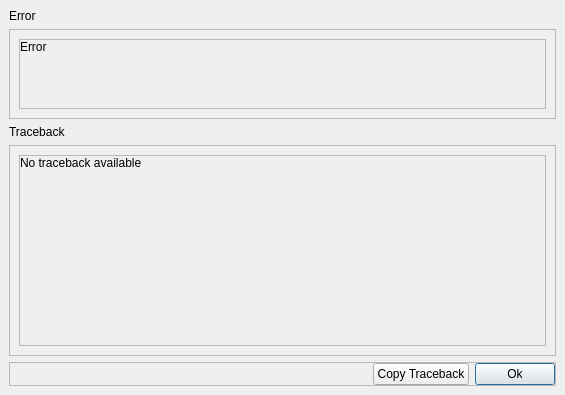
<?xml version="1.0" encoding="UTF-8"?>
<ui version="4.0">
 <class>error_widget</class>
 <widget class="QWidget" name="error_widget">
  <property name="geometry">
   <rect>
    <x>0</x>
    <y>0</y>
    <width>565</width>
    <height>395</height>
   </rect>
  </property>
  <property name="windowTitle">
   <string>Form</string>
  </property>
  <layout class="QVBoxLayout" name="verticalLayout">
   <property name="leftMargin">
    <number>0</number>
   </property>
   <property name="topMargin">
    <number>0</number>
   </property>
   <property name="rightMargin">
    <number>0</number>
   </property>
   <property name="bottomMargin">
    <number>0</number>
   </property>
   <item>
    <widget class="QWidget" name="main_widget" native="true">
     <layout class="QVBoxLayout" name="verticalLayout_2">
      <item>
       <widget class="QWidget" name="top_widget" native="true">
        <layout class="QHBoxLayout" name="top_widget_layout">
         <property name="leftMargin">
          <number>0</number>
         </property>
         <property name="topMargin">
          <number>0</number>
         </property>
         <property name="rightMargin">
          <number>0</number>
         </property>
         <property name="bottomMargin">
          <number>0</number>
         </property>
         <item>
          <widget class="QLabel" name="label_title">
           <property name="sizePolicy">
            <sizepolicy hsizetype="Preferred" vsizetype="Fixed">
             <horstretch>0</horstretch>
             <verstretch>0</verstretch>
            </sizepolicy>
           </property>
           <property name="text">
            <string>Error</string>
           </property>
           <property name="tag" stdset="0">
            <string>H2</string>
           </property>
          </widget>
         </item>
         <item>
          <spacer name="horizontalSpacer_2">
           <property name="orientation">
            <enum>Qt::Orientation::Horizontal</enum>
           </property>
           <property name="sizeHint" stdset="0">
            <size>
             <width>0</width>
             <height>0</height>
            </size>
           </property>
          </spacer>
         </item>
        </layout>
       </widget>
      </item>
      <item>
       <widget class="QFrame" name="frame_error">
        <property name="frameShape">
         <enum>QFrame::Shape::StyledPanel</enum>
        </property>
        <property name="frameShadow">
         <enum>QFrame::Shadow::Raised</enum>
        </property>
        <layout class="QVBoxLayout" name="verticalLayout_5">
         <item>
          <widget class="QScrollArea" name="sa_error">
           <property name="sizePolicy">
            <sizepolicy hsizetype="Expanding" vsizetype="Fixed">
             <horstretch>0</horstretch>
             <verstretch>0</verstretch>
            </sizepolicy>
           </property>
           <property name="widgetResizable">
            <bool>true</bool>
           </property>
           <widget class="QWidget" name="sa_error_contents">
            <property name="geometry">
             <rect>
              <x>0</x>
              <y>0</y>
              <width>521</width>
              <height>54</height>
             </rect>
            </property>
            <layout class="QVBoxLayout" name="verticalLayout_6">
             <property name="leftMargin">
              <number>0</number>
             </property>
             <property name="topMargin">
              <number>0</number>
             </property>
             <property name="rightMargin">
              <number>0</number>
             </property>
             <property name="bottomMargin">
              <number>0</number>
             </property>
             <item>
              <widget class="QLabel" name="label_error">
               <property name="sizePolicy">
                <sizepolicy hsizetype="Preferred" vsizetype="Preferred">
                 <horstretch>0</horstretch>
                 <verstretch>0</verstretch>
                </sizepolicy>
               </property>
               <property name="text">
                <string>Error</string>
               </property>
               <property name="alignment">
                <set>Qt::AlignmentFlag::AlignLeading|Qt::AlignmentFlag::AlignLeft|Qt::AlignmentFlag::AlignTop</set>
               </property>
               <property name="textInteractionFlags">
                <set>Qt::TextInteractionFlag::LinksAccessibleByMouse|Qt::TextInteractionFlag::TextSelectableByKeyboard|Qt::TextInteractionFlag::TextSelectableByMouse</set>
               </property>
               <property name="status" stdset="0">
                <string>code</string>
               </property>
              </widget>
             </item>
            </layout>
           </widget>
          </widget>
         </item>
        </layout>
       </widget>
      </item>
      <item>
       <widget class="QLabel" name="label_traceback_section">
        <property name="text">
         <string>Traceback</string>
        </property>
        <property name="tag" stdset="0">
         <string>H2</string>
        </property>
       </widget>
      </item>
      <item>
       <widget class="QFrame" name="frame_traceback">
        <property name="frameShape">
         <enum>QFrame::Shape::StyledPanel</enum>
        </property>
        <property name="frameShadow">
         <enum>QFrame::Shadow::Raised</enum>
        </property>
        <layout class="QVBoxLayout" name="verticalLayout_3">
         <item>
          <widget class="QScrollArea" name="sa_traceback">
           <property name="horizontalScrollBarPolicy">
            <enum>Qt::ScrollBarPolicy::ScrollBarAsNeeded</enum>
           </property>
           <property name="widgetResizable">
            <bool>true</bool>
           </property>
           <widget class="QWidget" name="sa_traceback_contents">
            <property name="geometry">
             <rect>
              <x>0</x>
              <y>0</y>
              <width>521</width>
              <height>185</height>
             </rect>
            </property>
            <property name="locale">
             <locale language="English" country="UnitedStates"/>
            </property>
            <layout class="QVBoxLayout" name="verticalLayout_4">
             <property name="leftMargin">
              <number>0</number>
             </property>
             <property name="topMargin">
              <number>0</number>
             </property>
             <property name="rightMargin">
              <number>0</number>
             </property>
             <property name="bottomMargin">
              <number>0</number>
             </property>
             <item>
              <widget class="QLabel" name="label_traceback">
               <property name="text">
                <string>No traceback available</string>
               </property>
               <property name="scaledContents">
                <bool>true</bool>
               </property>
               <property name="alignment">
                <set>Qt::AlignmentFlag::AlignLeading|Qt::AlignmentFlag::AlignLeft|Qt::AlignmentFlag::AlignTop</set>
               </property>
               <property name="wordWrap">
                <bool>true</bool>
               </property>
               <property name="textInteractionFlags">
                <set>Qt::TextInteractionFlag::LinksAccessibleByMouse|Qt::TextInteractionFlag::TextSelectableByKeyboard|Qt::TextInteractionFlag::TextSelectableByMouse</set>
               </property>
               <property name="status" stdset="0">
                <string>code</string>
               </property>
              </widget>
             </item>
            </layout>
           </widget>
          </widget>
         </item>
        </layout>
       </widget>
      </item>
      <item>
       <widget class="QFrame" name="frame_bottom">
        <property name="sizePolicy">
         <sizepolicy hsizetype="Preferred" vsizetype="Fixed">
          <horstretch>0</horstretch>
          <verstretch>0</verstretch>
         </sizepolicy>
        </property>
        <property name="frameShape">
         <enum>QFrame::Shape::StyledPanel</enum>
        </property>
        <property name="frameShadow">
         <enum>QFrame::Shadow::Raised</enum>
        </property>
        <layout class="QHBoxLayout" name="horizontalLayout">
         <property name="leftMargin">
          <number>0</number>
         </property>
         <property name="topMargin">
          <number>0</number>
         </property>
         <property name="rightMargin">
          <number>0</number>
         </property>
         <property name="bottomMargin">
          <number>0</number>
         </property>
         <item>
          <spacer name="horizontalSpacer">
           <property name="orientation">
            <enum>Qt::Orientation::Horizontal</enum>
           </property>
           <property name="sizeHint" stdset="0">
            <size>
             <width>40</width>
             <height>20</height>
            </size>
           </property>
          </spacer>
         </item>
         <item>
          <widget class="QPushButton" name="button_copy">
           <property name="text">
            <string>Copy Traceback</string>
           </property>
          </widget>
         </item>
         <item>
          <widget class="QPushButton" name="button_ok">
           <property name="minimumSize">
            <size>
             <width>80</width>
             <height>0</height>
            </size>
           </property>
           <property name="text">
            <string>Ok</string>
           </property>
           <property name="autoDefault">
            <bool>true</bool>
           </property>
           <property name="default">
            <bool>true</bool>
           </property>
           <property name="status" stdset="0">
            <string>important</string>
           </property>
          </widget>
         </item>
        </layout>
       </widget>
      </item>
     </layout>
    </widget>
   </item>
  </layout>
 </widget>
 <resources/>
 <connections/>
</ui>
